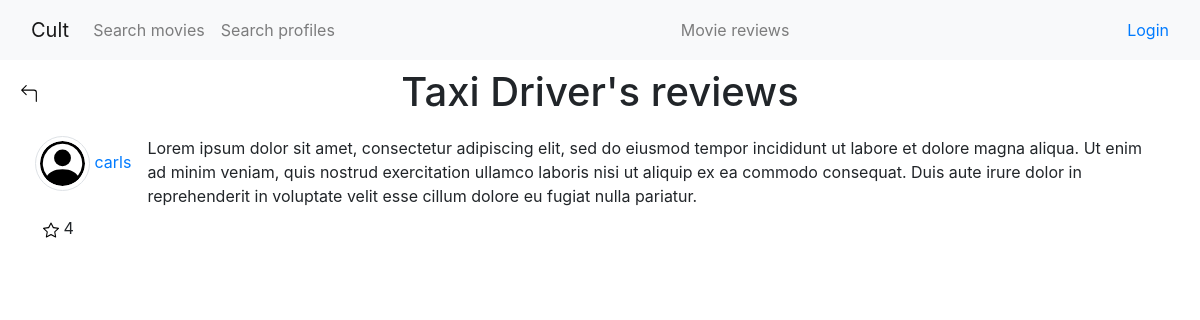
Screenshot of /movie/4/reviews/ with the database file from the repository.
### core/models.py (models this page shows, shortened)
class Movie(models.Model):
    title = models.CharField(max_length=50)
    poster = models.ImageField(
        upload_to='movie_posters',
        default=join('static', 'default_movie_poster.svg'),
        blank=True
    )
    plot = models.TextField()
    genres = models.CharField(max_length=50)
    director = models.CharField(max_length=50)
    cast = models.CharField(max_length=150)
    runtime = models.DurationField()
    release_date = models.DateField()
    production = models.ForeignKey('Profile', on_delete=models.CASCADE, related_name='production')
    views_total = models.PositiveIntegerField(default=0)
    reviews_total = models.PositiveIntegerField(default=0)
    class Meta:
        ordering = ['-release_date']

class Review(models.Model):
    profile = models.ForeignKey(Profile, on_delete=models.CASCADE)
    movie = models.ForeignKey(Movie, on_delete=models.CASCADE)
    text = models.TextField()
    date = models.DateTimeField(default=timezone.now)
    stars_total = models.PositiveIntegerField(default=0)
    class Meta:
        ordering = ['-date', 'profile']

class Profile(models.Model):
    user = models.OneToOneField(get_user_model(), on_delete=models.CASCADE)
    propic = models.ImageField(                             # profile picture
        upload_to='profile_pictures',
        default=join('static', 'default_propic.svg'),
        blank=True)
    bio = models.TextField(blank=True)                      # biography
    stars = models.ManyToManyField(                         # starred reviews
        'Review',
        through='Star',
        related_name='stars',
        blank=True)
    reviews = models.ManyToManyField(                       # movies reviews
        Movie,
        through='Review',
        related_name='reviews',
        blank=True)
    logs = models.ManyToManyField(                          # logged movies
        Movie,
        through='Log',
        related_name='logs',
        blank=True)
    watchlists = models.ManyToManyField(                    # watchlisted movies
        Movie,
        through='WatchList',
        related_name='watchlists',
        blank=True)
    favourites = models.ManyToManyField(                    # favourites movies
        Movie,
        through='Favourite',
        related_name='favourites',
        blank=True
    )
    follows = models.ManyToManyField(                       # followed profiles
        'self',
        through='Follow',
        related_name='followers',
        symmetrical=False,
        blank=True)

### core/views.py (the view)
# urls.py: path('movie/<pk>/reviews/', MovieReviewListView.as_view(), name='movie_review_list'),
class MovieReviewListView(ListView):
    model = Review
    template_name = 'movie_review_list.html'
    context_object_name = 'reviews'
    paginate_by = 24
    def get_queryset(self):
        movie = get_object_or_404(Movie, pk=self.kwargs['pk'])
        return Review.objects.filter(movie=movie).order_by('-stars_total')
    def get_context_data(self, **kwargs):
        context = super().get_context_data(**kwargs)
        context['movie'] = get_object_or_404(Movie, pk=self.kwargs['pk'])
        return context

### core/templatetags/user_groups.py (called while the page is built)
@register.filter(name='in_group')
def in_group(user, group_name):
    if user.is_authenticated:
        return user.groups.filter(name=group_name).exists()
    return False

### core/templates/movie_review_list.html (shortened to what this page needs)
{% extends "review_list.html" %}
{% block header %} Movie reviews {% endblock %}
{% block page_header %} <h1> {{movie.title}}'s reviews </h1> {% endblock %}
{% block review_lhs %}
<a href="{% url 'core:profile_page' review.profile.pk %}">
    <img src="{{ review.profile.propic.url }}" alt=""
    class="object-fit-fill rounded-circle img-thumbnail" style="width:55px;height:55px">
    {{review.profile.user.username}}
</a>
{% endblock %}

### core/templates/review_list.html (shortened to what this page needs)
{% extends "base.html" %}
{% load static %}
{% block content %}
<div style="position: absolute; top: 80px; left: 20px; z-index: 10;">
    <a href="javascript:history.back()">
        <img src="{% static 'back.svg' %}" alt="" width="18" height="18">
    </a>
</div>
<div style="text-align: center;" class="mt-2">
    {% block page_header %} {% endblock%}
</div>
<div class="container d-flex flex-column align-items-center">
    <ul id="review-list" class="list-group list-group-flush">
        {% for review in reviews %}
            <li class="list-group-item">
                <div class="d-flex align-items-start">
                    <div class="me-3 flex-shrink-0">
                        {% block review_lhs %} {% endblock %}
                    </div>
                    <div class="ml-3 flex-grow-1">
                        {{ review.text }}
                    </div>
                </div>
                <div class="d-flex justify-content-between align-items-end mt-2 ml-2">
                    <div>
                        <img id="star-img" data-review-id="{{review.pk}}"
                        data-starfill-url="{% static 'star-fill.svg' %}"
                        data-star-url="{% static 'star.svg' %}"
                        {% if review in request.user.profile.stars.all %}
                            src="{% static 'star-fill.svg' %}"
                        {% else %}
                            src="{% static 'star.svg' %}"
                        {% endif %}
                        >
                        {{ review.stars_total }}
                    </div>
                </div>
            </li>
        {% endfor %}
    </ul>
</div>
{% endblock %}

### templates_base/base.html (style rules this page uses)
html, body { height: 100%; }
.container { max-width: 100vw; height: calc(100vh - 60px); overflow-y: auto; }

### rows the page displays
Movie: title "Taxi Driver"
Review: profile.propic (placeholder picture), profile.user.username "carls", text "Lorem ipsum dolor sit amet, consectetur adipiscing elit, sed do eiusmod tempor incididunt ut labore et dolore magna aliqua. Ut enim ad minim veniam, quis nostrud exercitation ullamco laboris nisi ut aliquip ex ea commodo consequat. Duis aute irure dolor in reprehenderit in voluptate velit esse cillum dolore eu fugiat nulla pariatur.", stars_total "4"
